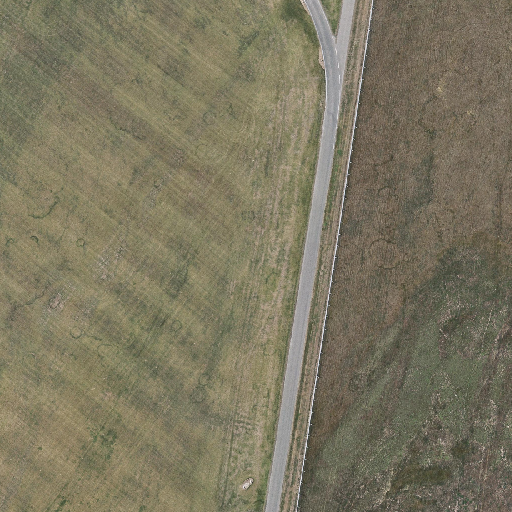
#> input picture data/hr/whu_0000.png, 512 x 512 px
$ python make_synthetic_lr.py --hr_dir hr --lr_dir hr
#> lines starting #> are read from the running program, lines starting #| are printed output that depends on the picture
#!/usr/bin/env python3
"""
make_synthetic_lr.py

Create synthetic LR images from HR images while KEEPING the original pixel size.
Pipeline per image:
  HR (HxW) -> blur -> downsample by s -> add noise -> JPEG-like compression
  -> upsample back to (H x W) with bicubic  ==> save as *_lr.png

Also writes a manifest.csv with degradation parameters and sizes.

Usage:
  pip install -U pillow numpy scipy
  python make_synthetic_lr.py --hr_dir data/hr_whu --lr_dir data/lr_whu --scale 4

Notes:
  - Outputs PNGs (lossless container) for both HR copy (optional flag) and LR.
  - Uses PIL (Pillow) for resizing (BOX for down, BICUBIC for up) to avoid extra deps.
"""

import argparse, csv, math, random
from pathlib import Path
from io import BytesIO

import numpy as np
from PIL import Image
from scipy.signal import fftconvolve


def parse_args():
    p = argparse.ArgumentParser()
    p.add_argument("--hr_dir", required=True, help="Folder with HR images (png/jpg/tif, etc.)")
    p.add_argument("--lr_dir", required=True, help="Folder to write LR images")
    p.add_argument("--scale", type=int, default=4, help="Downsample factor (e.g., 2/3/4)")
    p.add_argument("--seed", type=int, default=0, help="Random seed")
    p.add_argument("--copy_hr", action="store_true", help="Also save HR as PNG next to LR for convenience")
    return p.parse_args()


def aniso_gauss_kernel(k=21, sigx=1.2, sigy=2.0, theta=0.0):
    ax = np.arange(-k//2 + 1., k//2 + 1.)
    xx, yy = np.meshgrid(ax, ax)
    xr =  np.cos(theta)*xx + np.sin(theta)*yy
    yr = -np.sin(theta)*xx + np.cos(theta)*yy
    ker = np.exp(-0.5*((xr**2)/(sigx**2) + (yr**2)/(sigy**2)))
    ker /= np.sum(ker)
    return ker


def jpeg_roundtrip_u8(u8_rgb, q=80):
    """u8_rgb: (H,W,3) uint8"""
    buf = BytesIO()
    Image.fromarray(u8_rgb, mode="RGB").save(buf, format="JPEG", quality=int(q))
    return np.asarray(Image.open(BytesIO(buf.getvalue())).convert("RGB"))


def to_chw(img: Image.Image) -> np.ndarray:
    arr = np.asarray(img.convert("RGB"), dtype=np.float32)  # H,W,3
    return arr.transpose(2, 0, 1)  # 3,H,W


def to_pil(chw: np.ndarray) -> Image.Image:
    arr = np.clip(chw.transpose(1, 2, 0), 0, 255).astype(np.uint8)  # H,W,3
    return Image.fromarray(arr, mode="RGB")


def main():
    a = parse_args()
    rng = random.Random(a.seed)
    np.random.seed(a.seed)

    hr_dir = Path(a.hr_dir)
    lr_dir = Path(a.lr_dir)
    lr_dir.mkdir(parents=True, exist_ok=True)

    manifest_path = lr_dir / "manifest.csv"
    with open(manifest_path, "w", newline="") as f:
        w = csv.writer(f)
        w.writerow([
            "basename","hr_path","lr_path","scale",
            "H","W","h_down","w_down",
            "sigx","sigy","theta_deg","gain","sigma_read","jpeg_q"
        ])

        # Accept common image extensions
        hr_files = sorted([p for p in hr_dir.iterdir() if p.suffix.lower() in
                           {".png",".jpg",".jpeg",".tif",".tiff",".bmp",".webp"}])

        if not hr_files:
            print("No HR images found in", hr_dir)
            return

        for hr_path in hr_files:
            # --- Load HR ---
            hr_pil = Image.open(hr_path).convert("RGB")
#> hr_pil is the input picture: PIL image 512x512 RGB; mean R, G, B 124.4, 118.6, 96.3
            W, H = hr_pil.size  # PIL: (width, height)
#> W = 512; H = 512

            # --- Blur (per-channel convolution) ---
            sigx = rng.uniform(0.8, 2.0)
            sigy = rng.uniform(0.8, 2.2)
            theta = rng.uniform(0, math.pi)
            ker = aniso_gauss_kernel(21, sigx, sigy, theta)

            hr_chw = to_chw(hr_pil)  # 3,H,W float32 in [0..255]
            blurred = np.stack([fftconvolve(hr_chw[c], ker, mode="same") for c in range(3)], axis=0)

            # --- Downsample (×s) with proper prefilter already applied (the blur) ---
            s = int(a.scale)
            h_down, w_down = H // s, W // s
#> h_down = 128; w_down = 128
            # Use BOX (area) for downsampling to avoid aliasing
            down_pil = to_pil(blurred).resize((w_down, h_down), resample=Image.BOX)
#> in to_pil, `arr = np.clip(chw.transpose(1, 2, 0), 0, 255).astype(np.uint8)`:
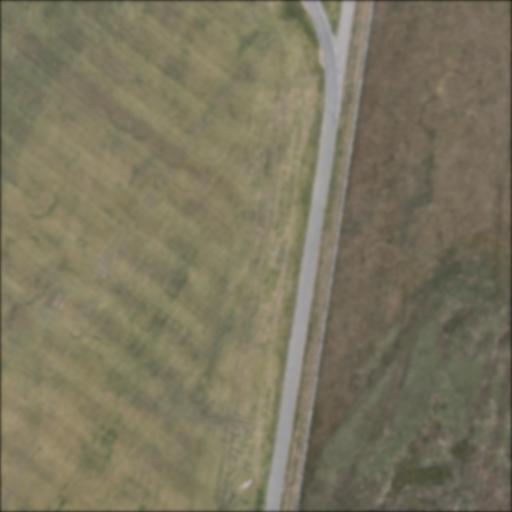
#> arr: shape (512, 512, 3); mean of channels 0, 1, 2 123.2, 117.5, 95.3; drawn as R, G, B

            # --- Noise model (Poisson-Gaussian in DN-ish domain 0..255) ---
            base = np.asarray(down_pil, dtype=np.float32)  # H',W',3
            gain = rng.uniform(4.0, 12.0)       # electrons per DN
            sigma_r = rng.uniform(0.5, 3.0)     # read noise (DN)
            signal = base * gain
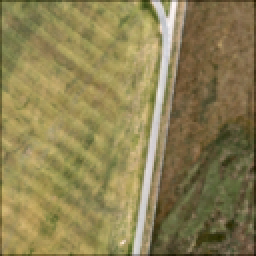
#> signal: shape (128, 128, 3) float32 (shown 2 times larger); mean R, G, B 749.6, 714.6, 580.1; drawn with min black and max white
            noisy = np.random.poisson(np.clip(signal, 0, None)) / gain
            noisy += np.random.normal(0, sigma_r, size=noisy.shape)

            # --- JPEG-like compression (introduce blocking/ringing artifacts) ---
            u8 = np.clip(noisy, 0, 255).astype(np.uint8)
            jpeg_q = rng.randint(65, 95)
            comp = jpeg_roundtrip_u8(u8, jpeg_q)  # H',W',3 (uint8)

            # --- Upsample back to original size with bicubic (same pixel dims as HR) ---
            lr_up_pil = Image.fromarray(comp, mode="RGB").resize((W, H), resample=Image.BICUBIC)

            # --- Save outputs ---
            base = hr_path.stem
            lr_path = lr_dir / f"{base}_lr_x{s}.png"
            lr_up_pil.save(lr_path, "PNG")

            if a.copy_hr:
                hr_copy_path = lr_dir / f"{base}_hr.png"
                hr_pil.save(hr_copy_path, "PNG")
                hr_ref_for_manifest = hr_copy_path
            else:
                hr_ref_for_manifest = hr_path

            # --- Manifest row ---
            w.writerow([
                base, str(hr_ref_for_manifest), str(lr_path), s,
                H, W, h_down, w_down,
                f"{sigx:.4f}", f"{sigy:.4f}", f"{math.degrees(theta):.2f}",
                f"{gain:.3f}", f"{sigma_r:.3f}", jpeg_q
            ])

            print(f"wrote {lr_path}  (HR size preserved: {H}x{W})")
#| wrote hr/whu_0000_lr_x4.png  (HR size preserved: 512x512)
#> pass 2 of the loop in main, `for hr_path in hr_files:`:
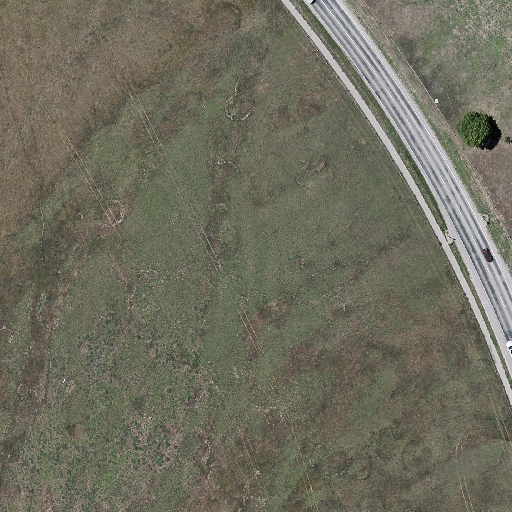
#> input picture data/hr/whu_0001.png, 512 x 512 px
#> in main, hr_pil is the input picture: PIL image 512x512 RGB; mean R, G, B 110.7, 109.2, 93.7
#> in main, `signal = base * gain`:
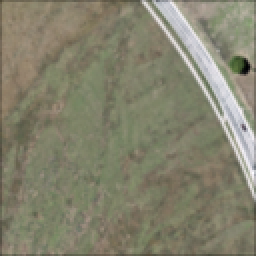
#> signal: shape (128, 128, 3) float32 (shown 2 times larger); mean R, G, B 753.3, 743.4, 637.2; drawn with min black and max white
#> in main, `noisy += np.random.normal(0, sigma_r, size=noisy.shape)`:
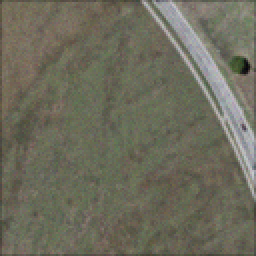
#> noisy: shape (128, 128, 3) float64 (shown 2 times larger); mean R, G, B 109.7, 108.3, 92.8
#| wrote hr/whu_0001_lr_x4.png  (HR size preserved: 512x512)

    print("done. manifest:", manifest_path)


if __name__ == "__main__":
    main()
